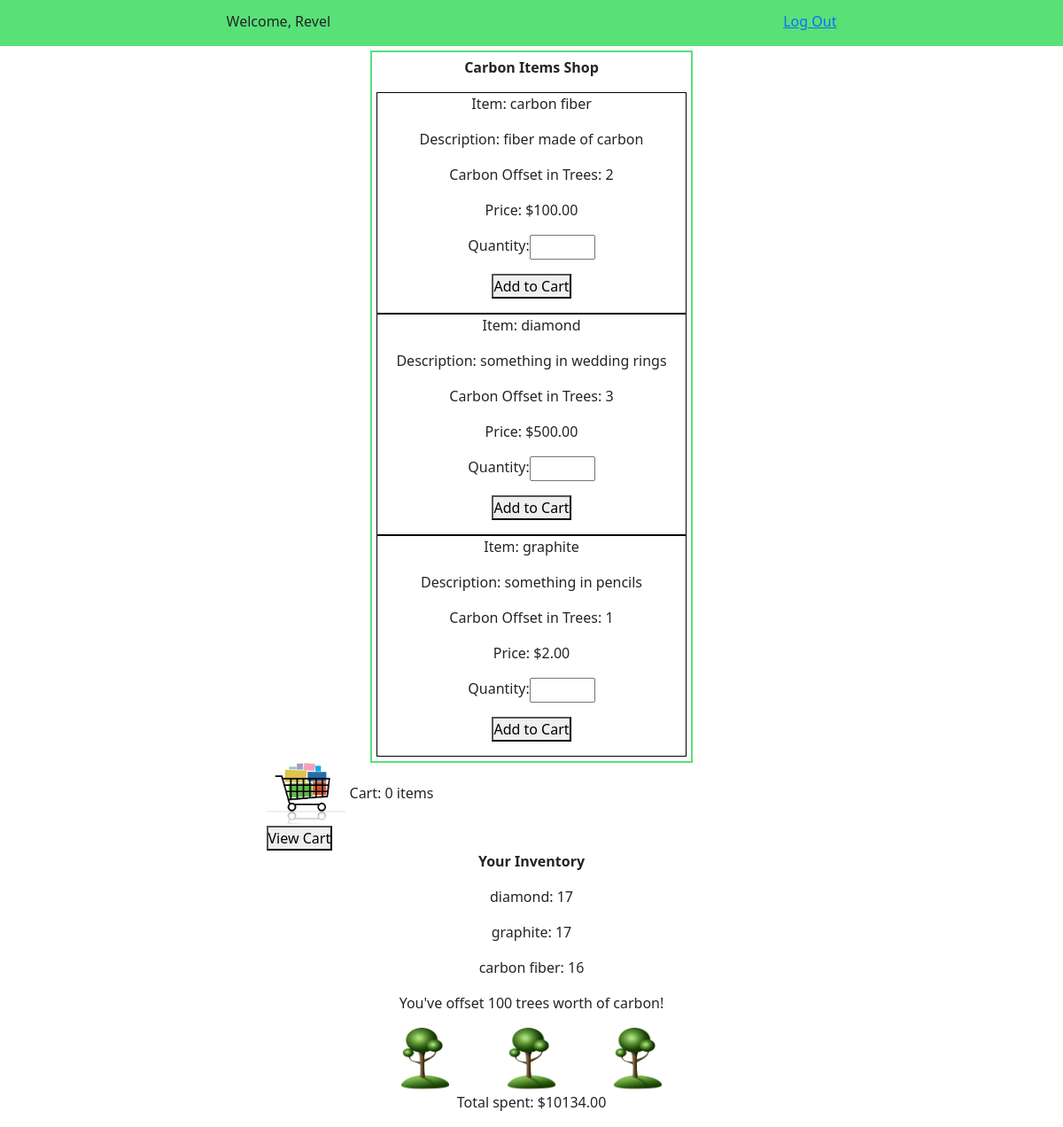
Page /marketplace/ (signed in) on the earlier database version.
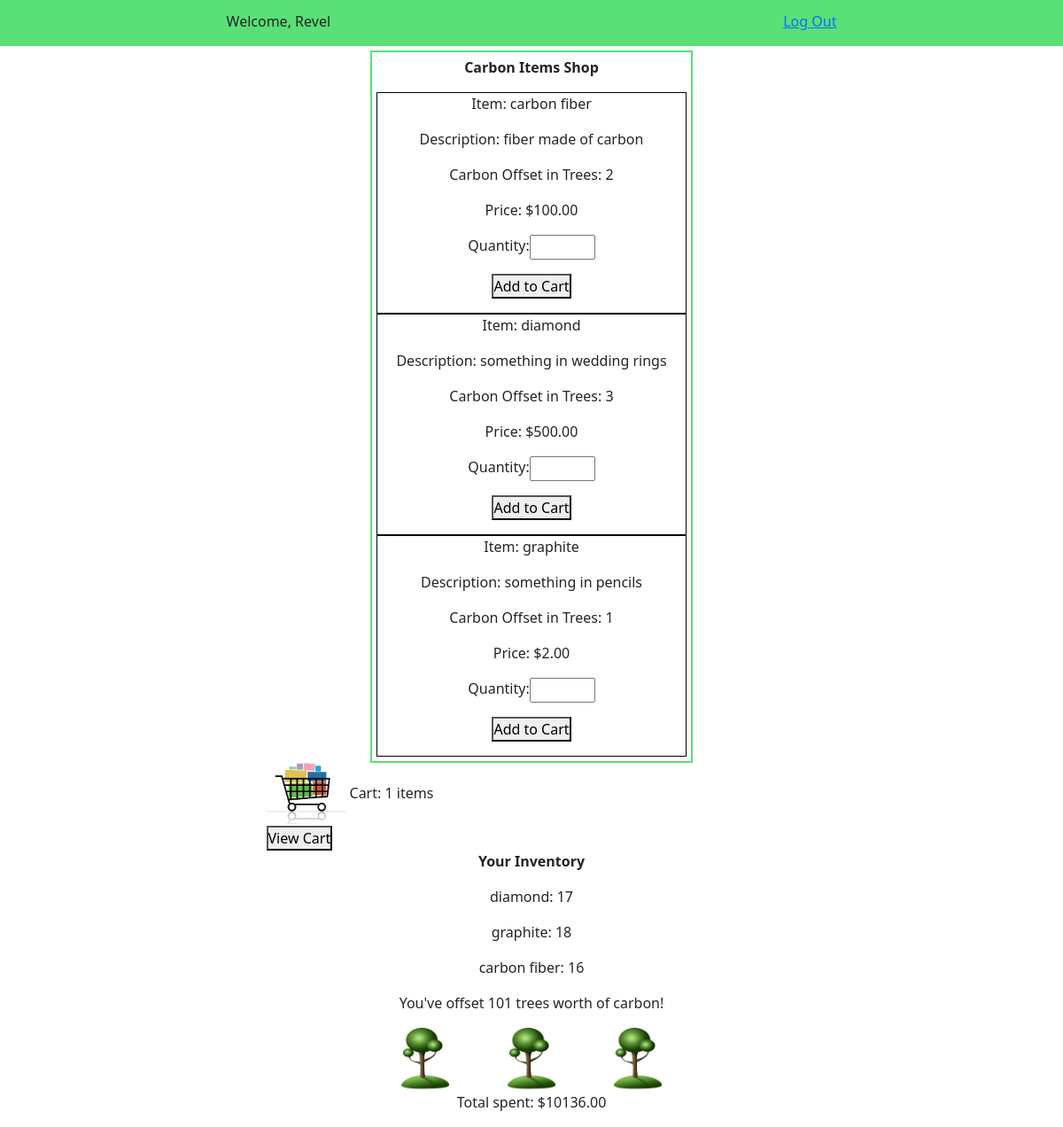
Same page on the later database version.
### marketplace/models.py (models this page shows, shortened)
class User_Item_Count(models.Model):
    user = models.ForeignKey('login_app.User', on_delete=models.CASCADE)
    item = models.ForeignKey(Item, on_delete=models.CASCADE)
    orders = models.IntegerField()
    created_at = models.DateTimeField(auto_now_add=True)
    updated_at = models.DateTimeField(auto_now=True)

class Item(models.Model):
    name = models.CharField(max_length=100)
    description = models.TextField()
    carbon_offset_in_trees = models.IntegerField()
    cost = models.DecimalField(max_digits=5, decimal_places=2)
    purchases = models.ManyToManyField('login_app.User', through="User_Item_Count")
    carts = models.ManyToManyField(Cart, through="Cart_Item_Count")
    created_at = models.DateTimeField(auto_now_add=True)
    updated_at = models.DateTimeField(auto_now=True)
    objects = ItemManager()

### login_app/views.py (the view)
# urls.py: path('', include('marketplace.urls')),
def marketplace(request):
    if 'user_id' in request.session:
        shop_items = apps.get_model('marketplace.Item').objects.all()
        if shop_items:
            cart_items = apps.get_model('marketplace.Cart_Item_Count').objects.filter(
                cart=apps.get_model('marketplace.Cart').objects.get(user=User.objects.get(id=request.session['user_id']))
            )
            if cart_items:
                total_quantity = 0
                for item in cart_items:
                    total_quantity += item.quantity
                user_items = apps.get_model('marketplace.User_Item_Count').objects.filter(user=User.objects.get(id=request.session['user_id']))
                if user_items:
                    total_carbon_offset = 0
                    total_cost = 0
                    for item in user_items:
                        total_carbon_offset += item.item.carbon_offset_in_trees * item.orders
                        total_cost += item.item.cost * item.orders
                    context = {
                        'items': reversed(shop_items),
                        'cart_items': reversed(cart_items),
                        'total_quantity': total_quantity,
                        'user': User.objects.get(id=request.session['user_id']),
                        'user_items': user_items,
                        'total_carbon_offset': total_carbon_offset,
                        'total_cost': total_cost
                    }
                    return render(request, 'marketplace.html', context)
                else:
                    context = {
                        'items': reversed(shop_items),
                        'user': User.objects.get(id=request.session['user_id']),
                    }
                    return render(request, 'marketplace.html', context)
            else:
                user_items = apps.get_model('marketplace.User_Item_Count').objects.filter(user=User.objects.get(id=request.session['user_id']))
                if user_items:
                    total_carbon_offset = 0
                    total_cost = 0
                    for item in user_items:
                        total_carbon_offset += item.item.carbon_offset_in_trees * item.orders
                        total_cost += item.item.cost * item.orders
                    context = {
                        'items': reversed(shop_items),
                        'user': User.objects.get(id=request.session['user_id']),
                        'user_items': user_items,
                        'total_carbon_offset': total_carbon_offset,
                        'total_cost': total_cost
                    }
                    return render(request, 'marketplace.html', context)
                else:
                    context = {
                        'items': reversed(shop_items),
                        'user': User.objects.get(id=request.session['user_id']),
                    }
                    return render(request, 'marketplace.html', context)
        else:
            context = {
                'user': User.objects.get(id=request.session['user_id'])
            }
            return render(request, 'marketplace.html', context)
    else:
        return redirect('index')

### marketplace/templates/marketplace.html (shortened to what this page needs)
<!DOCTYPE html>
<html>
	<head>
        {% load static %}
        <link rel="stylesheet" href="https://cdn.jsdelivr.net/npm/bootstrap@5.1.1/dist/css/bootstrap.css">
        <link rel="stylesheet" href="{% static 'style.css' %}">
    </head>
    <body>
        <div id="wrapper">
            <div id="topdiv">
                <p>Welcome, {{user.first_name}}</p>
                <a href="logout/">Log Out</a>
            </div>
            <div id="catalog">
                <p class="bold">Carbon Items Shop</p>
                {% for item in items %}
                    <div class="catalog_item">
                        <p>Item: {{item.name}}</p>
                        <p>Description: {{item.description}}</p>
                        <p>Carbon Offset in Trees: {{item.carbon_offset_in_trees}}</p>
                        <p>Price: ${{item.cost}}</p>
                        <div class="form">
                            <form action="add-to-cart/{{item.id}}/{{user.id}}/" method="post">
                                <p>
                                    <label>
                                        Quantity:
                                        <input name="purchase_quantity" type="number" min="1" max="3" step="1" required>
                                    </label>
                                </p>
                                <p><button type="submit">Add to Cart</button></p>
                            </form>
                        </div>
                    </div>
                {% endfor %}
            </div>
            <div id="cart">
                <div id="cart_counter">
                    <img src="{% static 'cart.png' %}">
                    Cart:
                        {% if cart_items %}
                            {{total_quantity}}
                        {% else %}
                            0
                        {% endif %}
                    items
                </div>
                <form action="view-cart/{{user.id}}/" method="get">
                    <button type="submit">View Cart</button>
                </form>
            </div>
            <div class="orders">
                <p class="bold">Your Inventory</p>
                {% for item in user_items %}
                    <p>{{item.item.name}}: {{item.orders}}</p>
                {% endfor %}
                {% if total_carbon_offset > 0 %}
                    <p>You've offset {{total_carbon_offset}} trees worth of carbon!</p>
                    <div id="tree_imgs">
                        <img src="{% static 'tree.png' %}">
                        {% if total_carbon_offset > 10 %}
                            <img src="{% static 'tree.png' %}">
                        {% endif %}
                        {% if total_carbon_offset > 20 %}
                            <img src="{% static 'tree.png' %}">
                        {% endif %}
                    </div>
                {% endif %}
                <p>Total spent: ${{total_cost}}</p>
            </div>
        </div>
    </body>
</html>

Differences in the rows shown:
changed User_Item_Count "graphite": orders "17" → "18"
Other differences:
{{ total_quantity }}: (not shown) → "1"
{{ total_carbon_offset }}: "100" → "101"
{{ total_cost }}: "10134.00" → "10136.00"
text no longer shown: "0"
